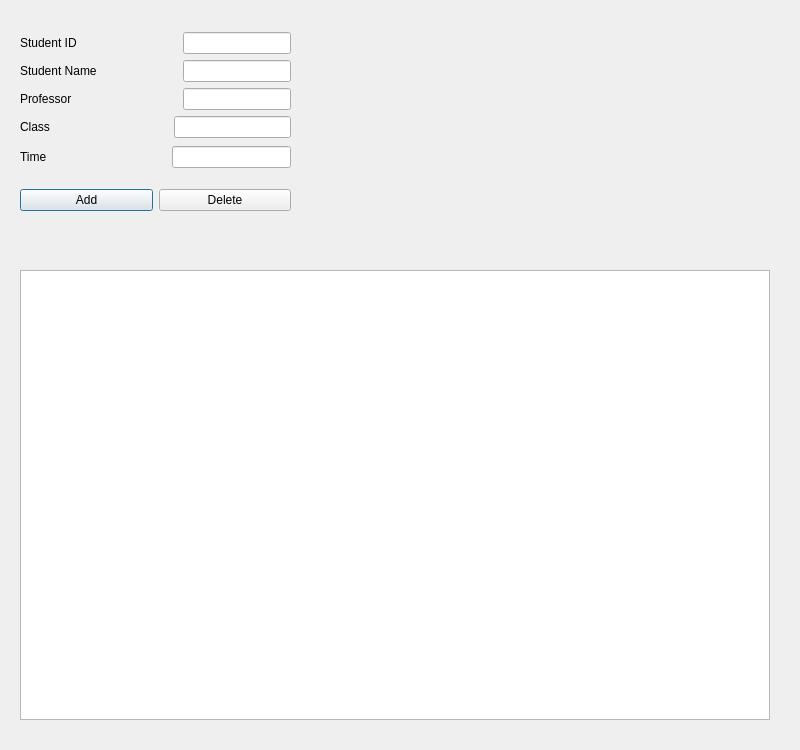
<?xml version="1.0" encoding="UTF-8"?>
<ui version="4.0">
 <class>Admin</class>
 <widget class="QDialog" name="Admin">
  <property name="geometry">
   <rect>
    <x>0</x>
    <y>0</y>
    <width>800</width>
    <height>750</height>
   </rect>
  </property>
  <property name="windowTitle">
   <string>Dialog</string>
  </property>
  <widget class="QTableWidget" name="tableWidget">
   <property name="geometry">
    <rect>
     <x>20</x>
     <y>270</y>
     <width>750</width>
     <height>450</height>
    </rect>
   </property>
  </widget>
  <widget class="QWidget" name="layoutWidget">
   <property name="geometry">
    <rect>
     <x>20</x>
     <y>180</y>
     <width>271</width>
     <height>41</height>
    </rect>
   </property>
   <layout class="QHBoxLayout" name="horizontalLayout">
    <item>
     <widget class="QPushButton" name="pushButton_2">
      <property name="enabled">
       <bool>true</bool>
      </property>
      <property name="text">
       <string>Add</string>
      </property>
     </widget>
    </item>
    <item>
     <widget class="QPushButton" name="pushButton">
      <property name="text">
       <string>Delete</string>
      </property>
     </widget>
    </item>
   </layout>
  </widget>
  <widget class="QWidget" name="">
   <property name="geometry">
    <rect>
     <x>20</x>
     <y>30</y>
     <width>271</width>
     <height>140</height>
    </rect>
   </property>
   <layout class="QVBoxLayout" name="verticalLayout_2">
    <item>
     <layout class="QVBoxLayout" name="verticalLayout">
      <item>
       <layout class="QHBoxLayout" name="horizontalLayout_2">
        <item>
         <widget class="QLabel" name="label">
          <property name="text">
           <string>Student ID</string>
          </property>
         </widget>
        </item>
        <item>
         <spacer name="horizontalSpacer">
          <property name="orientation">
           <enum>Qt::Horizontal</enum>
          </property>
          <property name="sizeHint" stdset="0">
           <size>
            <width>40</width>
            <height>20</height>
           </size>
          </property>
         </spacer>
        </item>
        <item>
         <widget class="QLineEdit" name="txtId"/>
        </item>
       </layout>
      </item>
      <item>
       <layout class="QHBoxLayout" name="horizontalLayout_3">
        <item>
         <widget class="QLabel" name="label_2">
          <property name="text">
           <string>Student Name</string>
          </property>
         </widget>
        </item>
        <item>
         <spacer name="horizontalSpacer_2">
          <property name="orientation">
           <enum>Qt::Horizontal</enum>
          </property>
          <property name="sizeHint" stdset="0">
           <size>
            <width>40</width>
            <height>20</height>
           </size>
          </property>
         </spacer>
        </item>
        <item>
         <widget class="QLineEdit" name="txtStudent"/>
        </item>
       </layout>
      </item>
      <item>
       <layout class="QHBoxLayout" name="horizontalLayout_4">
        <item>
         <widget class="QLabel" name="label_3">
          <property name="text">
           <string>Professor</string>
          </property>
         </widget>
        </item>
        <item>
         <spacer name="horizontalSpacer_3">
          <property name="orientation">
           <enum>Qt::Horizontal</enum>
          </property>
          <property name="sizeHint" stdset="0">
           <size>
            <width>40</width>
            <height>20</height>
           </size>
          </property>
         </spacer>
        </item>
        <item>
         <widget class="QLineEdit" name="txtProfessor"/>
        </item>
       </layout>
      </item>
      <item>
       <layout class="QHBoxLayout" name="horizontalLayout_5">
        <item>
         <widget class="QLabel" name="label_4">
          <property name="text">
           <string>Class</string>
          </property>
         </widget>
        </item>
        <item>
         <spacer name="horizontalSpacer_4">
          <property name="orientation">
           <enum>Qt::Horizontal</enum>
          </property>
          <property name="sizeHint" stdset="0">
           <size>
            <width>40</width>
            <height>20</height>
           </size>
          </property>
         </spacer>
        </item>
        <item>
         <widget class="QLineEdit" name="txtClass"/>
        </item>
       </layout>
      </item>
     </layout>
    </item>
    <item>
     <layout class="QHBoxLayout" name="horizontalLayout_6">
      <item>
       <widget class="QLabel" name="label_5">
        <property name="text">
         <string>Time</string>
        </property>
       </widget>
      </item>
      <item>
       <spacer name="horizontalSpacer_5">
        <property name="orientation">
         <enum>Qt::Horizontal</enum>
        </property>
        <property name="sizeHint" stdset="0">
         <size>
          <width>40</width>
          <height>20</height>
         </size>
        </property>
       </spacer>
      </item>
      <item>
       <widget class="QLineEdit" name="txtTime"/>
      </item>
     </layout>
    </item>
   </layout>
  </widget>
  <zorder>layoutWidget</zorder>
  <zorder>layoutWidget</zorder>
  <zorder>tableWidget</zorder>
  <zorder>label_5</zorder>
  <zorder>txtTime</zorder>
  <zorder></zorder>
 </widget>
 <resources/>
 <connections/>
</ui>
